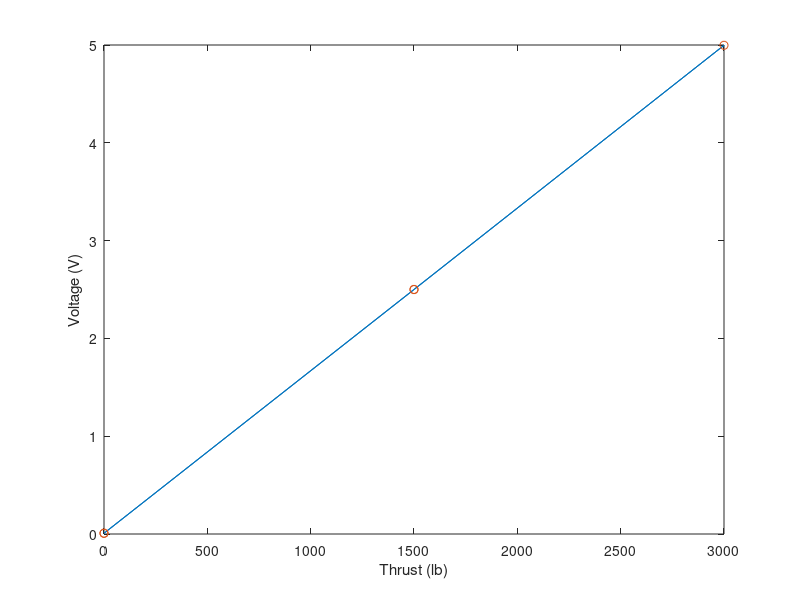

The MATLAB script that drew this image:
%PT or LC Calibration Constant Calculator
%Written by Faheem Chunara and Arpad Kovesdy

%This script file was written to calculate the calibration constant of any
%load cell or pressure transducer in post processing. The user needs to
%provide 5 data points to generate a graph of voltage v Pressure or Thrust
%and the calibration constant.

%enter in 5 thrust or pressure data points
x = [0, 1500, 3000, 1500, 0]; 

%enter in corresponding voltage values as determined from testing via "Static Fire.VI" program
y = [0.007, 2.499, 4.997, 2.501, 0.008]; 

%sets axis bounds based on max and min pressure/thrust and voltage values
axis([.01 1 0 1500]) 

%graphs voltage v. thrust or pressure
plot(x,y);

%graphs individual data points
hold on
plot(x,y, 'o'); 

%sets axis labels
xlabel('Thrust (lb)')
ylabel('Voltage (V)')

%calculates coefficents of best fit line of two variables
p = polyfit(y,x,1);

%pulls calibration constant from p array
p(1);

%output calibration constant
fprintf('The calibration constant for your transducer is: %0.4f\n', p(1));